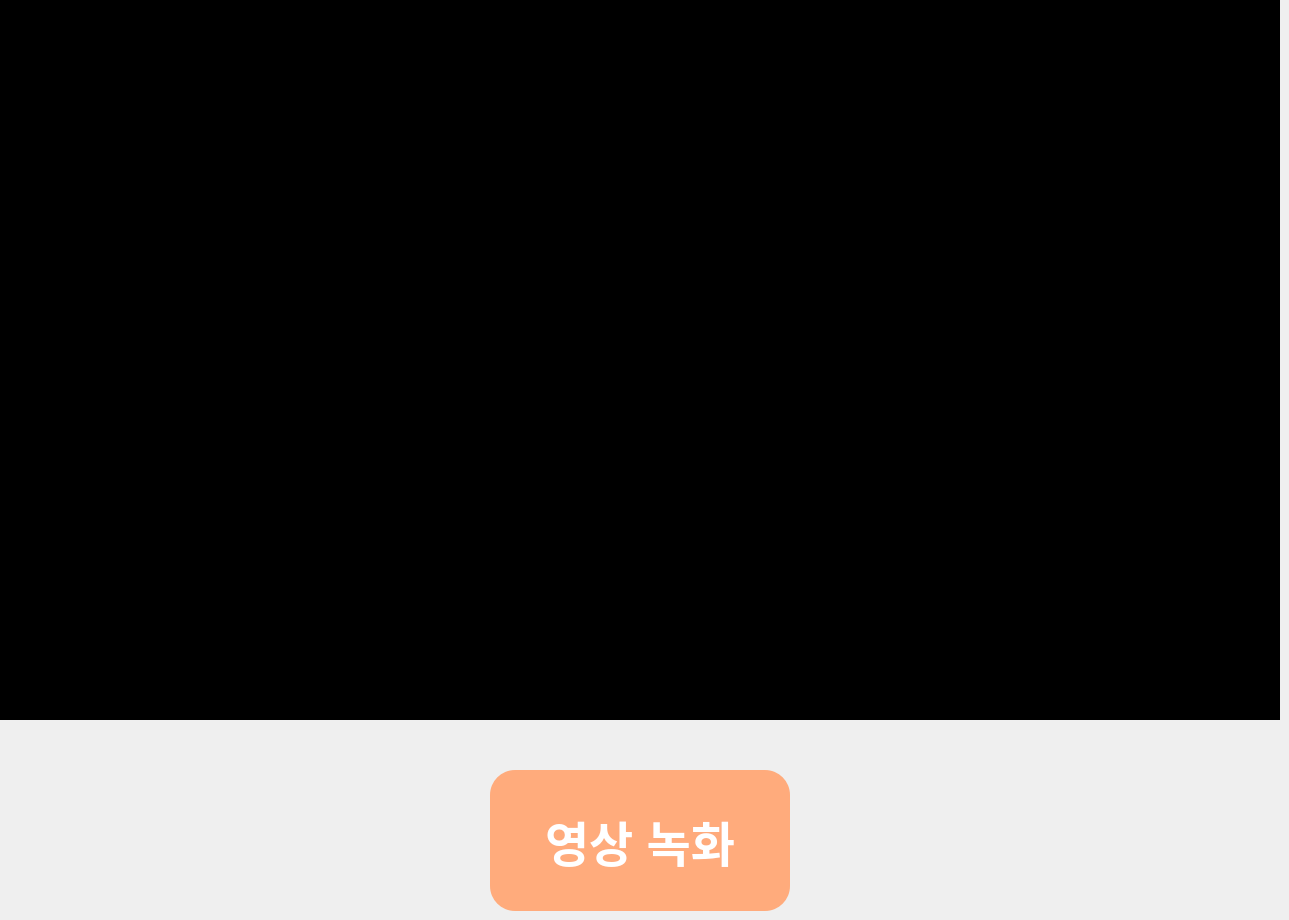
     <widget class="QWidget" name="video_page">
      <widget class="QPushButton" name="video_home_button">
       <property name="geometry">
        <rect>
         <x>970</x>
         <y>780</y>
         <width>123</width>
         <height>107</height>
        </rect>
       </property>
       <property name="text">
        <string/>
       </property>
       <property name="flat">
        <bool>true</bool>
       </property>
      </widget>
      <widget class="QPushButton" name="video_prev_button">
       <property name="geometry">
        <rect>
         <x>180</x>
         <y>790</y>
         <width>123</width>
         <height>107</height>
        </rect>
       </property>
       <property name="styleSheet">
        <string notr="true"/>
       </property>
       <property name="text">
        <string/>
       </property>
       <property name="flat">
        <bool>true</bool>
       </property>
      </widget>
      <widget class="QPushButton" name="video_control_button">
       <property name="geometry">
        <rect>
         <x>490</x>
         <y>770</y>
         <width>300</width>
         <height>141</height>
        </rect>
       </property>
       <property name="font">
        <font>
         <pointsize>36</pointsize>
         <bold>true</bold>
        </font>
       </property>
       <property name="styleSheet">
        <string notr="true">background: #FFAB7C;border-radius:25px; color: #FFFFFF;</string>
       </property>
       <property name="text">
        <string>영상 녹화</string>
       </property>
      </widget>
      <widget class="QLabel" name="video_stream">
       <property name="geometry">
        <rect>
         <x>0</x>
         <y>0</y>
         <width>1280</width>
         <height>720</height>
        </rect>
       </property>
       <property name="styleSheet">
        <string notr="true">background:#000000;</string>
       </property>
       <property name="text">
        <string/>
       </property>
       <property name="alignment">
        <set>Qt::AlignCenter</set>
       </property>
      </widget>
     </widget>
